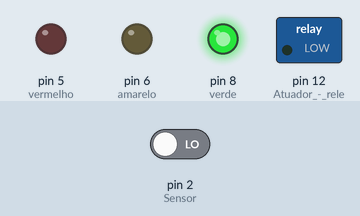
Recording of a sketch running on a simulated Arduino Uno, built with avr-gcc and run on an emulated ATmega328P. Parts: switched loads named in the sketch (green lamp = pin HIGH), output pins drawn as LEDs (lit = HIGH). The inputs (shaded band) are chosen by the test bench; at power-on: pin 2 (Sensor) LOW.

Above: at 1.2 s.
1.3 s: pin 2 (Sensor) driven HIGH
At 2.4 s:
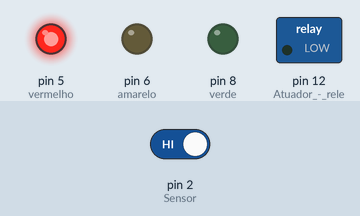
5.8 s: pin 2 (Sensor) driven LOW
At 7.4 s:
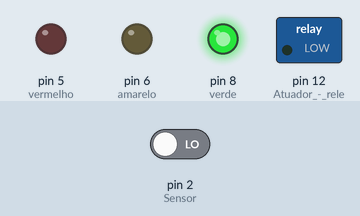
Timing chart, 0 to 8.9 s (numbered marks = the images above; inputs shaded):
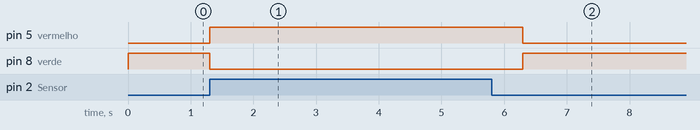

Measured:
- after the input at 1.3 s, pin 5 (vermelho): LOW → HIGH at once; pin 8 (verde): HIGH → LOW at once
- after the input at 5.8 s, pin 6 (amarelo), pin 12 (Atuador_-_rele): stays LOW (without the input it goes to HIGH after 0.50 s); pin 8 (verde): LOW → HIGH after 0.50 s

The sketch:

irrigacao-Sketch.ino
```cpp
/*
   SKETCH:  Irrigação Inteligente
   AUTOR:   Vitor Vilas Boas
   DATA:    30/03/2022
*/
bool leituraSensor;
bool leituraAnterior;
int valor_analogico;

void setup() {
  pinMode(2, INPUT); //Sensor
  pinMode(12, OUTPUT); //Atuador - rele / válvula solenoide / bomba

  //LEDs
  pinMode(5, OUTPUT);  //vermelho
  pinMode(6, OUTPUT);  //amarelo
  pinMode(8, OUTPUT);  //verde

//  Serial.begin(9600);
//  pinMode(1, INPUT); //Sensor Analogico
}

void loop() {
  leituraSensor = digitalRead(2);

  if (leituraSensor == HIGH) {
     //No estado seco
     digitalWrite(5, HIGH);  //vermelho
     digitalWrite(8, LOW);   //verde
  } else {
     //No estado úmido
     digitalWrite(5, LOW);   //vermelho
     digitalWrite(8, HIGH);  //verde
  }

  //Ao entrar no estado seco
  if (leituraSensor && !leituraAnterior) {
     delay(5000);
     digitalWrite(5, LOW);   //vermelho
     digitalWrite(6, HIGH);  //amarelo

     while (digitalRead(2)) {
        digitalWrite(12, HIGH); // liga válvula
        delay(500);
        digitalWrite(12, LOW);  // desliga válvula
        delay(10000);
     }
     digitalWrite(6, LOW);  //amarelo
  }
  leituraAnterior = leituraSensor;

//  valor_analogico = analogRead(1);
//  Serial.print("Porta analogica: ");
//  Serial.print(valor_analogico);
//  if (valor_analogico > 0 && valor_analogico < 400)   // solo úmido - verde
//  if (valor_analogico > 400 && valor_analogico < 800) // umidade moderada - amarelo
//  if (valor_analogico > 800)                          // solo seco - vermelho

}
```
